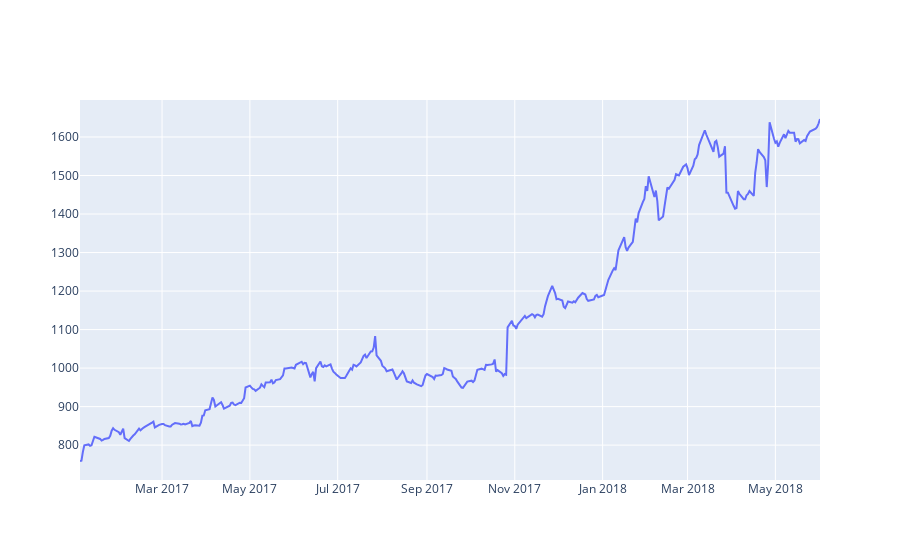

The notebook cell this image was saved under:
### Code cell
data = [go.Scatter(
    x=amzn.Date,
    y=amzn.High
)]

offline.iplot(data)

### Figure 1 — Plotly figure (JSON) as saved in the notebook; plotly's stock layout.template omitted (floating-point values rounded to 4 significant figures; data arrays with more than 128 entries replaced by an {"elided": "..."} marker saying what was removed)
{"data": [{"type": "scatter", "x": {"elided": "356 str values"}, "y": {"elided": "356 float values"}}], "layout": {}}
